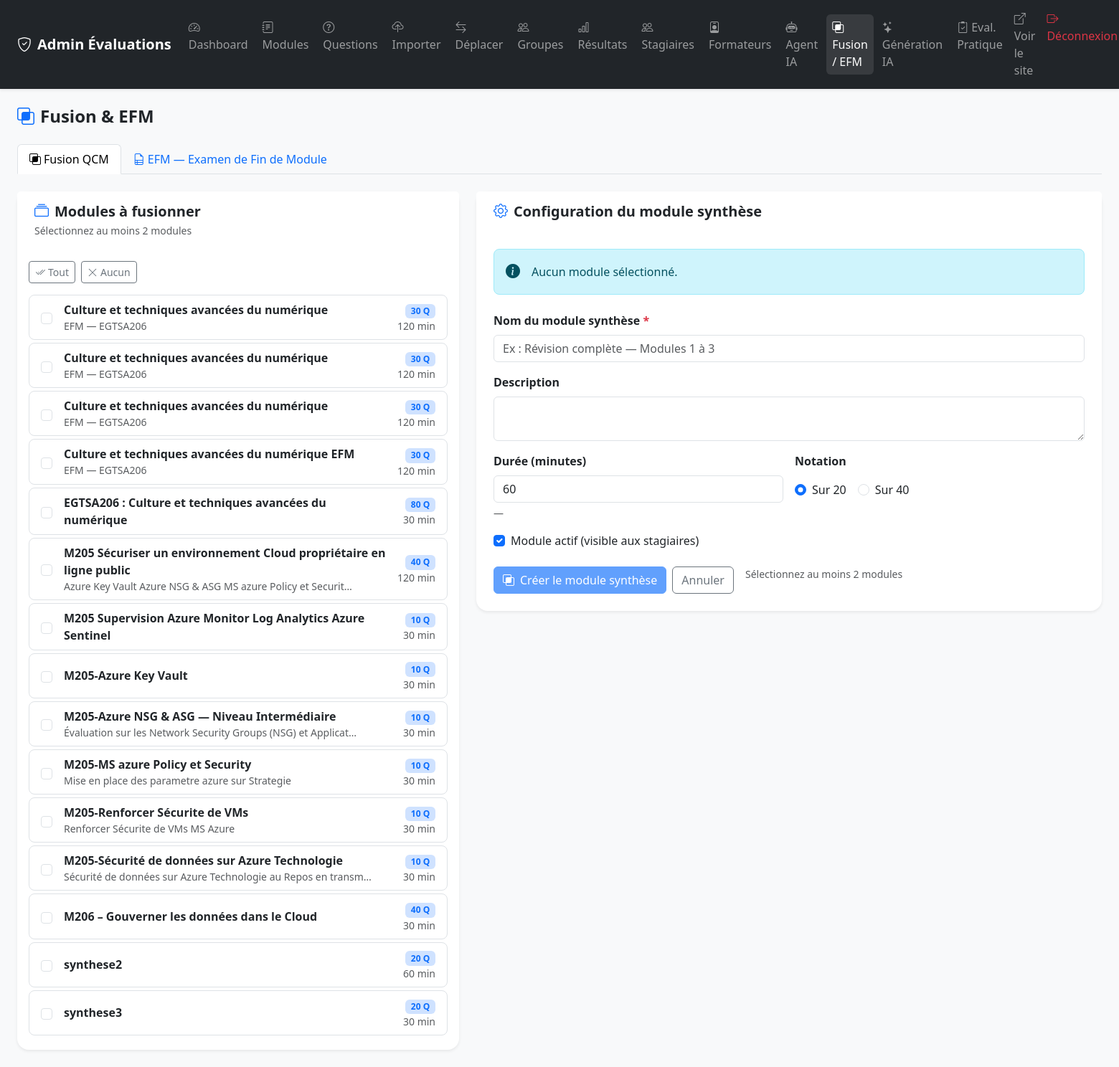
Before: /admin/fusion.php (signed in) with the older database file.
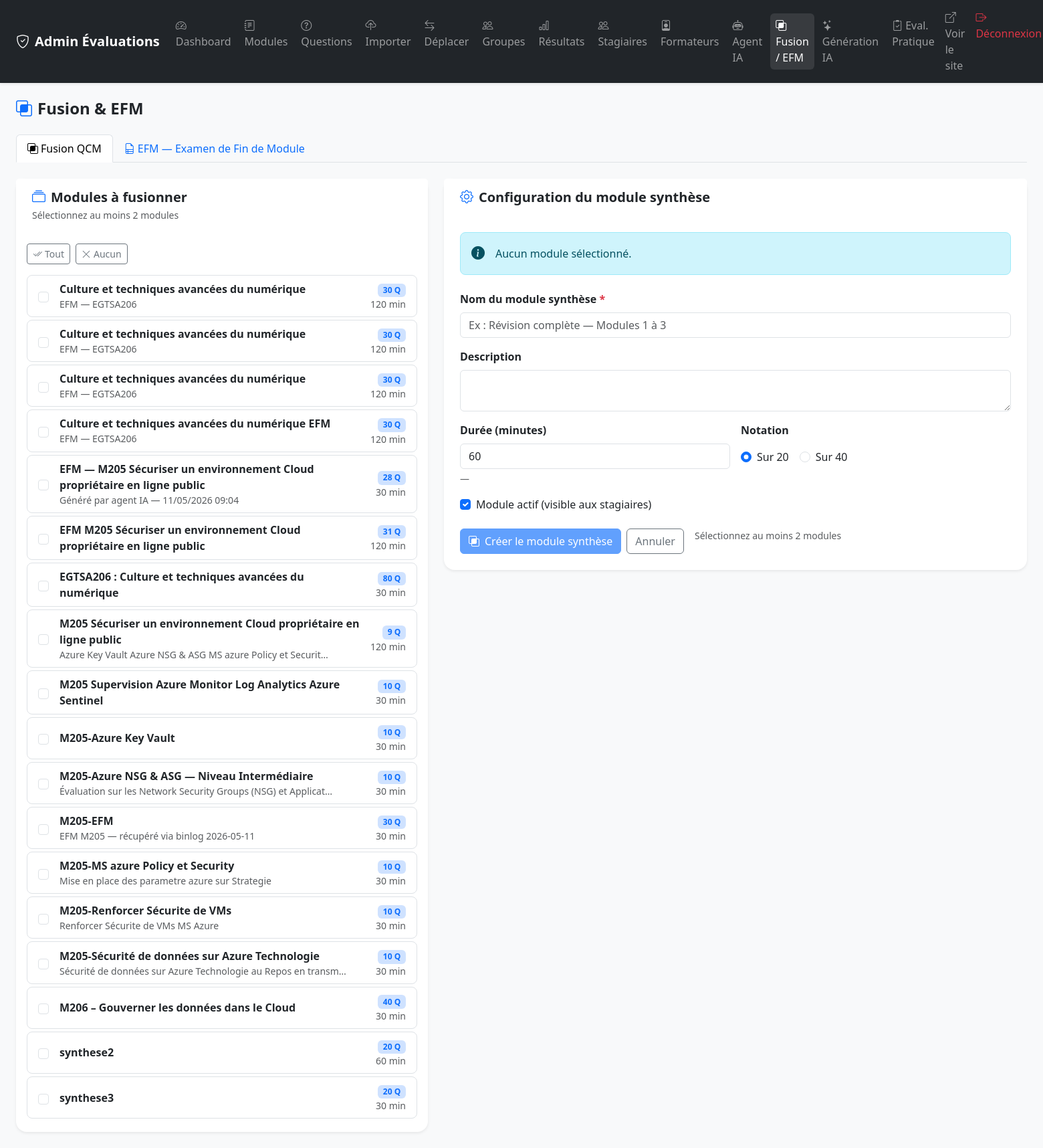
After: the same page with the newer database file.
### tables this page shows
CREATE TABLE `modules` (
  `id` int NOT NULL AUTO_INCREMENT,
  `nom` varchar(150) NOT NULL,
  `description` text,
  `duree_minutes` int DEFAULT '30',
  `note_max` int DEFAULT '20' COMMENT 'Notation sur 20 ou 40',
  `actif` tinyint(1) DEFAULT '1',
  `type` varchar(10) NOT NULL DEFAULT 'qcm',
  `meta_json` text,
  `created_at` timestamp NULL DEFAULT CURRENT_TIMESTAMP,
  PRIMARY KEY (`id`)
);

### includes/functions.php (called while the page is built, shortened)
<?php
function sanitize(string $str): string {
    return htmlspecialchars(trim($str), ENT_QUOTES, 'UTF-8');
}
function getAllModules(): array {
    $pdo = getDB();
    return $pdo->query("
        SELECT m.*,
               COALESCE(m.note_max, 20) AS note_max,
               (SELECT COUNT(*) FROM questions q WHERE q.module_id = m.id) AS nb_questions,
               COALESCE(em.code_module,   '') AS efm_code_module,
               COALESCE(em.filiere,       '') AS efm_filiere,
               COALESCE(em.etablissement, '') AS efm_etablissement,
               COALESCE(em.annee,         '') AS efm_annee
        FROM modules m
        LEFT JOIN modules_efm_meta em ON em.module_id = m.id
        ORDER BY m.nom
    ")->fetchAll();
}

### admin/fusion.php (the view, shortened to what this page needs)
<?php
require_once __DIR__ . '/../includes/functions.php';
$activeTab = 'fusion';
$modules = getAllModules();
?>
<!DOCTYPE html>
<html lang="fr">
<head>
    <link href="https://cdn.jsdelivr.net/npm/bootstrap@5.3.2/dist/css/bootstrap.min.css" rel="stylesheet">
    <link href="https://cdn.jsdelivr.net/npm/bootstrap-icons@1.11.3/font/bootstrap-icons.min.css" rel="stylesheet">
    <link href="../assets/css/style.css" rel="stylesheet">
</head>
<body class="bg-light">
<?php include __DIR__ . '/partials/navbar.php'; ?>
<div class="container-fluid py-4 px-4">
    <div class="d-flex align-items-center mb-4 gap-3">
        <h2 class="h4 fw-bold mb-0">
            <i class="bi bi-intersect me-2 text-primary"></i>Fusion &amp; EFM
        </h2>
    </div>
    <ul class="nav nav-tabs mb-4" id="fusionTabs">
        <li class="nav-item">
            <a class="nav-link <?= $activeTab === 'fusion' ? 'active' : '' ?>" href="#tab-fusion" data-bs-toggle="tab">
                <i class="bi bi-intersect me-1"></i>Fusion QCM
            </a>
        </li>
        <li class="nav-item">
            <a class="nav-link <?= $activeTab === 'efm' ? 'active' : '' ?>" href="#tab-efm" data-bs-toggle="tab">
                <i class="bi bi-file-earmark-ruled me-1"></i>EFM — Examen de Fin de Module
            </a>
        </li>
    </ul>
    <div class="tab-content">
    <div class="tab-pane fade <?= $activeTab === 'fusion' ? 'show active' : '' ?>" id="tab-fusion">
        <form method="POST" id="fusionForm">
            <div class="row g-4">
                <div class="col-lg-5">
                    <div class="card border-0 shadow-sm rounded-4 h-100">
                        <div class="card-header bg-white border-0 py-3 px-4">
                            <h5 class="mb-0 fw-bold"><i class="bi bi-collection me-2 text-primary"></i>Modules à fusionner</h5>
                            <div class="text-muted small mt-1">Sélectionnez au moins 2 modules</div>
                        </div>
                        <div class="card-body p-3">
                            <?php if (empty($modules)): ?>
                                <div class="text-center text-muted py-4"><i class="bi bi-journal-x fs-2 d-block mb-2"></i>Aucun module</div>
                            <?php else: ?>
                            <div class="d-flex gap-2 mb-3">
                                <button type="button" class="btn btn-sm btn-outline-secondary" id="btnAll"><i class="bi bi-check2-all me-1"></i>Tout</button>
                                <button type="button" class="btn btn-sm btn-outline-secondary" id="btnNone"><i class="bi bi-x-lg me-1"></i>Aucun</button>
                            </div>
                            <div class="list-group list-group-flush" id="moduleList">
                                <?php foreach ($modules as $m): ?>
                                <label class="list-group-item list-group-item-action rounded-3 mb-1 border module-item" style="cursor:pointer">
                                    <div class="d-flex align-items-center gap-3">
                                        <input class="form-check-input flex-shrink-0 module-checkbox" type="checkbox"
                                               name="module_ids[]" value="<?= $m['id'] ?>"
                                               data-questions="<?= (int)$m['nb_questions'] ?>"
                                               data-name="<?= sanitize($m['nom']) ?>"
                                               data-duree="<?= (int)$m['duree_minutes'] ?>">
                                        <div class="flex-grow-1">
                                            <div class="fw-semibold"><?= sanitize($m['nom']) ?></div>
                                            <?php if ($m['description']): ?>
                                            <div class="text-muted small"><?= sanitize(mb_substr($m['description'], 0, 60)) ?><?= mb_strlen($m['description']) > 60 ? '…' : '' ?></div>
                                            <?php endif; ?>
                                        </div>
                                        <div class="text-end flex-shrink-0">
                                            <span class="badge bg-primary-subtle text-primary"><?= (int)$m['nb_questions'] ?> Q</span>
                                            <div class="text-muted small"><?= $m['duree_minutes'] ?> min</div>
                                        </div>
                                    </div>
                                </label>
                                <?php endforeach; ?>
                            </div>
                            <?php endif; ?>
                        </div>
                    </div>
                </div>
                <div class="col-lg-7">
                    <div class="card border-0 shadow-sm rounded-4">
                        <div class="card-header bg-white border-0 py-3 px-4">
                            <h5 class="mb-0 fw-bold"><i class="bi bi-gear me-2 text-primary"></i>Configuration du module synthèse</h5>
                        </div>
                        <div class="card-body p-4">
                            <div id="selectionSummary" class="alert alert-info rounded-3 d-flex align-items-center gap-3 mb-4">
                                <i class="bi bi-info-circle-fill fs-5 flex-shrink-0"></i>
                                <span id="summaryText">Aucun module sélectionné.</span>
                            </div>
                            <div class="mb-3">
                                <label class="form-label fw-semibold">Nom du module synthèse <span class="text-danger">*</span></label>
                                <input type="text" name="nom" id="nomModule" class="form-control"
                                       placeholder="Ex : Révision complète — Modules 1 à 3"
                                       value="<?= sanitize($_POST['nom'] ?? '') ?>" required>
                            </div>
                            <div class="mb-3">
                                <label class="form-label fw-semibold">Description</label>
                                <textarea name="description" class="form-control" rows="2"><?= sanitize($_POST['description'] ?? '') ?></textarea>
                            </div>
                            <div class="row g-3 mb-3">
                                <div class="col-sm-6">
                                    <label class="form-label fw-semibold">Durée (minutes)</label>
                                    <input type="number" name="duree_minutes" id="dureeInput" class="form-control" min="5" max="300" value="<?= (int)($_POST['duree_minutes'] ?? 60) ?>">
                                    <div class="form-text" id="dureeHint">—</div>
                                </div>
                                <div class="col-sm-6">
                                    <label class="form-label fw-semibold">Notation</label>
                                    <div class="d-flex gap-3 mt-2">
                                        <div class="form-check">
                                            <input class="form-check-input" type="radio" name="note_max" value="20" id="nm20" <?= (($_POST['note_max'] ?? '20') == '20') ? 'checked' : '' ?>>
                                            <label class="form-check-label" for="nm20">Sur 20</label>
                                        </div>
                                        <div class="form-check">
                                            <input class="form-check-input" type="radio" name="note_max" value="40" id="nm40" <?= (($_POST['note_max'] ?? '') == '40') ? 'checked' : '' ?>>
                                            <label class="form-check-label" for="nm40">Sur 40</label>
                                        </div>
                                    </div>
                                </div>
                            </div>
                            <div class="mb-4 form-check">
                                <input type="checkbox" name="actif" class="form-check-input" id="actif" <?= isset($_POST['actif']) || !isset($_POST['nom']) ? 'checked' : '' ?>>
                                <label class="form-check-label" for="actif">Module actif (visible aux stagiaires)</label>
                            </div>
                            <div class="d-flex gap-2">
                                <button type="submit" class="btn btn-primary" id="btnSubmit" disabled>
                                    <i class="bi bi-intersect me-2"></i>Créer le module synthèse
                                </button>
                                <a href="modules.php" class="btn btn-outline-secondary">Annuler</a>
                                <span class="text-muted small ms-2" id="btnHint">Sélectionnez au moins 2 modules</span>
                            </div>
                        </div>
                    </div>
                </div>
            </div>
        </form>
    </div>
    </div>
</div>
</body>
</html>

### admin/partials/navbar.php (shortened to what this page needs)
<nav class="navbar navbar-expand-lg navbar-dark bg-dark shadow-sm">
    <div class="container-fluid px-4">
        <a class="navbar-brand fw-bold" href="index.php">
            <i class="bi bi-shield-check me-2"></i>Admin Évaluations
        </a>
        <div class="collapse navbar-collapse" id="adminNav">
            <ul class="navbar-nav me-auto gap-1">
                <li class="nav-item">
                    <a class="nav-link <?= basename($_SERVER['PHP_SELF']) === 'index.php' ? 'active' : '' ?>"
                       href="index.php">
                        <i class="bi bi-speedometer2 me-1"></i>Dashboard
                    </a>
                </li>
                <li class="nav-item">
                    <a class="nav-link <?= basename($_SERVER['PHP_SELF']) === 'modules.php' ? 'active' : '' ?>"
                       href="modules.php">
                        <i class="bi bi-journal-text me-1"></i>Modules
                    </a>
                </li>
                <li class="nav-item">
                    <a class="nav-link <?= basename($_SERVER['PHP_SELF']) === 'questions.php' ? 'active' : '' ?>"
                       href="questions.php">
                        <i class="bi bi-question-circle me-1"></i>Questions
                    </a>
                </li>
                <li class="nav-item">
                    <a class="nav-link <?= basename($_SERVER['PHP_SELF']) === 'import_questions.php' ? 'active' : '' ?>"
                       href="import_questions.php">
                        <i class="bi bi-cloud-upload me-1"></i>Importer
                    </a>
                </li>
                <li class="nav-item">
                    <a class="nav-link <?= basename($_SERVER['PHP_SELF']) === 'move_questions.php' ? 'active' : '' ?>"
                       href="move_questions.php">
                        <i class="bi bi-arrow-left-right me-1"></i>Déplacer
                    </a>
                </li>
                <li class="nav-item">
                    <a class="nav-link <?= basename($_SERVER['PHP_SELF']) === 'groupes.php' ? 'active' : '' ?>"
                       href="groupes.php">
                        <i class="bi bi-people me-1"></i>Groupes
                    </a>
                </li>
                <li class="nav-item">
                    <a class="nav-link <?= basename($_SERVER['PHP_SELF']) === 'results.php' ? 'active' : '' ?>"
                       href="results.php">
                        <i class="bi bi-bar-chart me-1"></i>Résultats
                    </a>
                </li>
                <li class="nav-item">
                    <a class="nav-link <?= basename($_SERVER['PHP_SELF']) === 'stagiaires.php' ? 'active' : '' ?>"
                       href="stagiaires.php">
                        <i class="bi bi-people me-1"></i>Stagiaires
                    </a>
                </li>
                <li class="nav-item">
                    <a class="nav-link <?= basename($_SERVER['PHP_SELF']) === 'formateurs.php' ? 'active' : '' ?>"
                       href="formateurs.php">
                        <i class="bi bi-person-badge me-1"></i>Formateurs
                    </a>
                </li>
                <li class="nav-item">
                    <a class="nav-link <?= basename($_SERVER['PHP_SELF']) === 'agent_eval.php' ? 'active' : '' ?>"
                       href="agent_eval.php">
                        <i class="bi bi-robot me-1"></i>Agent IA
                    </a>
                </li>
                <li class="nav-item">
                    <a class="nav-link <?= in_array(basename($_SERVER['PHP_SELF']), ['fusion.php','print_efm_result.php']) ? 'active' : '' ?>"
                       href="fusion.php">
                        <i class="bi bi-intersect me-1"></i>Fusion / EFM
                    </a>
                </li>
                <li class="nav-item">
                    <a class="nav-link <?= basename($_SERVER['PHP_SELF']) === 'generate.php' ? 'active' : '' ?>"
                       href="generate.php">
                        <i class="bi bi-stars me-1"></i>Génération IA
                    </a>
                </li>
                <li class="nav-item">
                    <a class="nav-link <?= in_array(basename($_SERVER['PHP_SELF']), ['eval_pratique.php','print_grille_pratique.php','print_sujet_pratique.php']) ? 'active' : '' ?>"
                       href="eval_pratique.php">
                        <i class="bi bi-clipboard2-check me-1"></i>Eval. Pratique
                    </a>
                </li>
            </ul>
            <ul class="navbar-nav">
                <li class="nav-item">
                    <a class="nav-link" href="../index.php" target="_blank">
                        <i class="bi bi-box-arrow-up-right me-1"></i>Voir le site
                    </a>
                </li>
                <li class="nav-item">
                    <a class="nav-link text-danger" href="logout.php">
                        <i class="bi bi-box-arrow-right me-1"></i>Déconnexion
                    </a>
                </li>
            </ul>
        </div>
    </div>
</nav>

### assets/css/style.css (style rules this page uses)
:root { --primary: #4f46e5; --primary-dk: #3730a3; --success: #16a34a; --danger: #dc2626; --warning: #d97706; --radius: 12px; }
body { font-family: 'Segoe UI', system-ui, -apple-system, sans-serif; }
.card { transition: box-shadow 0.2s; }
.navbar-dark .nav-link { border-radius: 6px; padding: 6px 12px; transition: background 0.15s; }
.navbar-dark .nav-link:hover, .navbar-dark .nav-link.active { background: rgba(255,255,255,0.1); }

Changed rows visible on the page:
added modules: nom "EFM — M205 Sécuriser un environnement Cloud propriétaire en ligne public", description "Généré par agent IA — 11/05/2026 09:04", nb_questions "28", duree_minutes "30"
added modules: nom "EFM M205 Sécuriser un environnement Cloud propriétaire en ligne public", nb_questions "31", duree_minutes "120"
computed for modules "M205 Sécuriser un environnement Cloud propriétaire en ligne public": nb_questions "40" → "9"
added modules: nom "M205-EFM", description "EFM M205 — récupéré via binlog 2026-05-11", nb_questions "30", duree_minutes "30"
